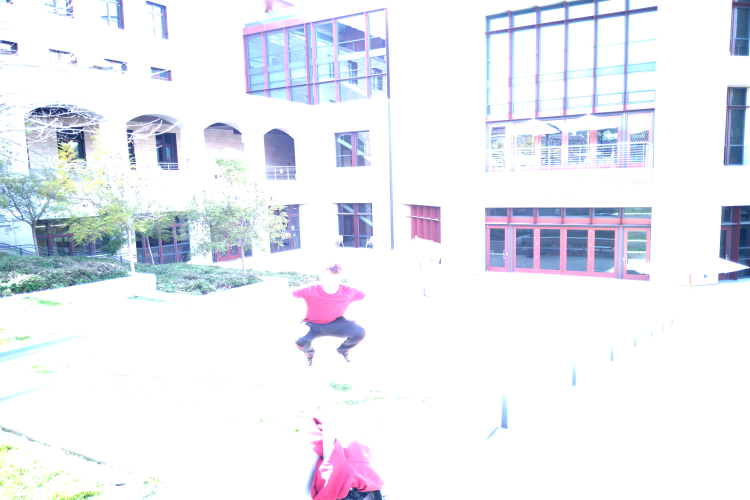
%> input picture Scenes_ours/016/d3.tif, 1500 x 1000 px, given in place of s1.tif, which was not available (shown at 1/2 size)
$ octave StaticHDRBlendingFormation.m   (GNU Octave 9; MATLAB toolbox functions it lacks are replaced by stand-ins)
%> lines starting %> are read from the running program, lines starting %| are printed output that depends on the picture; pictures that were not available may be replaced by others from this repository, and a replacement may not be noted
clear; clc;

% Creates the static HDR image using the method used in Deep High Dynamic Range Imaging of Dynamic Scenes

for s = 1:16
    if s <=9
        sceneName = ['00', num2str(s)];
    else
        sceneName = ['0', num2str(s)];
    end

    I1 = im2double(imread(['Scenes_ours/', sceneName, '/s1.tif']));
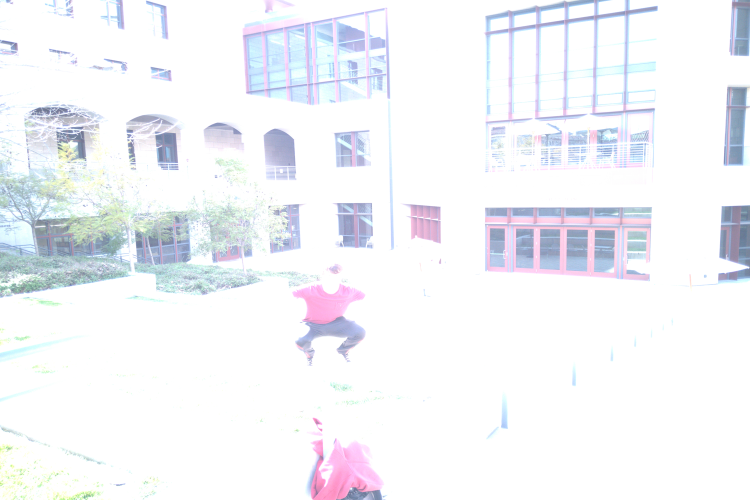
%> I1: size 1000x1500x3 double (shown at 1/2 size); mean R, G, B 0.951, 0.957, 0.974
    I2 = im2double(imread(['Scenes_ours/', sceneName, '/s2.tif']));
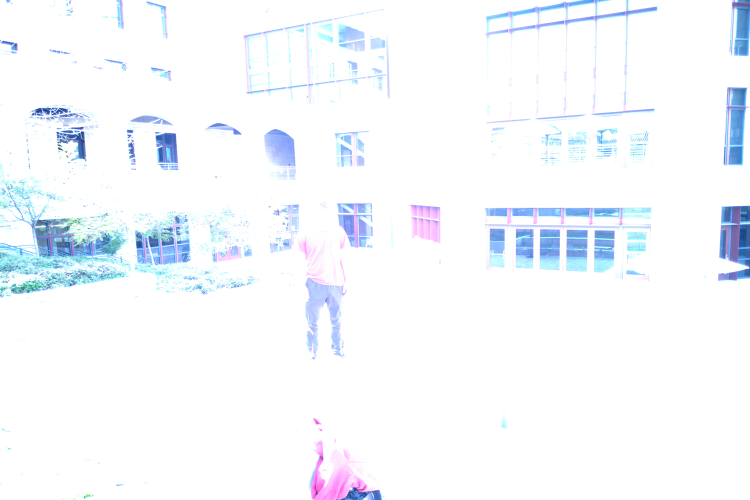
%> input picture Scenes_ours/016/s3.tif, 1500 x 1000 px, given in place of s2.tif, which was not available (shown at 1/2 size)
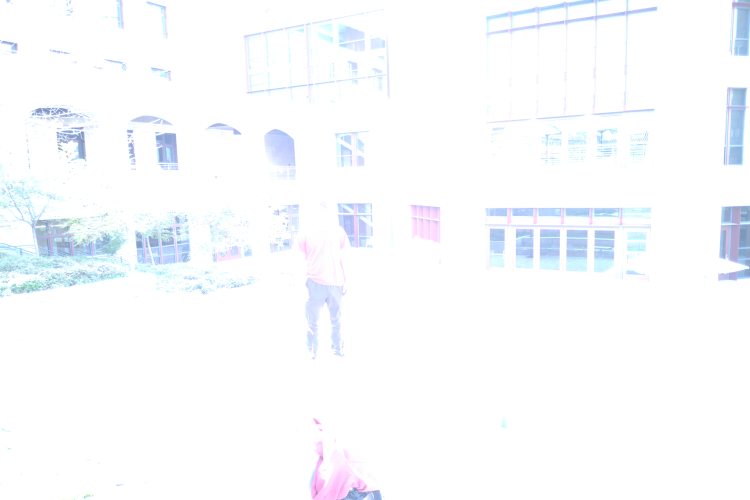
%> I2: size 1000x1500x3 double (shown at 1/2 size); mean R, G, B 0.978, 0.986, 0.996
    I3 = im2double(imread(['Scenes_ours/', sceneName, '/s3.tif']));

    I1 = I1.^(1/2.2);
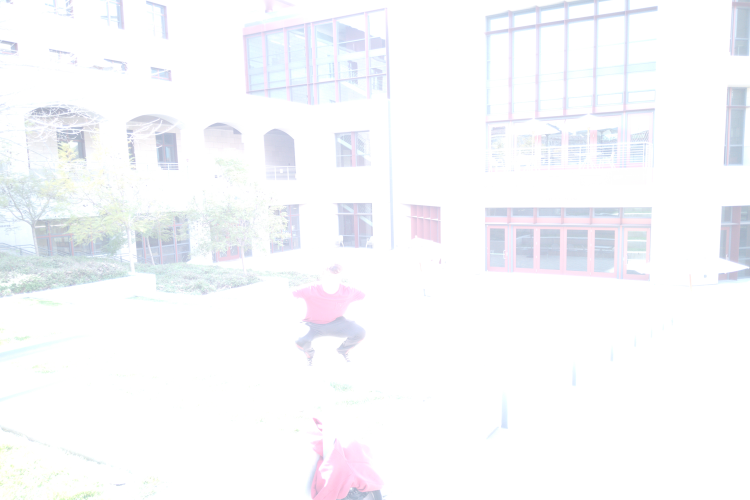
%> I1: size 1000x1500x3 double (shown at 1/2 size); mean R, G, B 0.976, 0.979, 0.987
    I2 = I2.^(1/2.2);
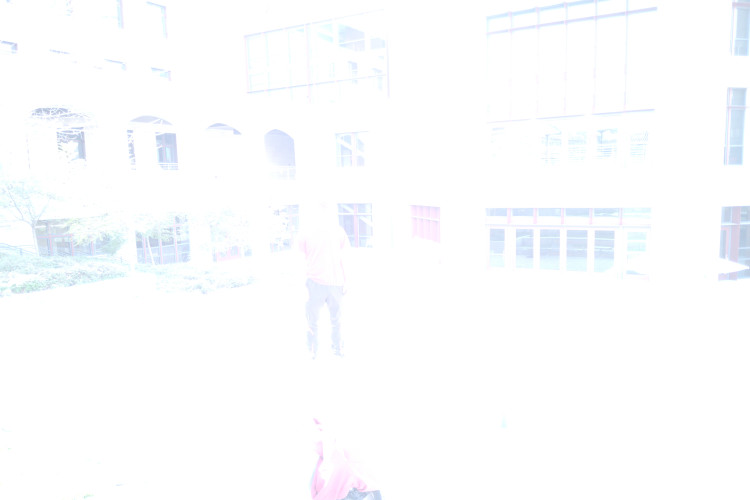
%> I2: size 1000x1500x3 double (shown at 1/2 size); mean R, G, B 0.989, 0.993, 0.998
    I3 = I3.^(1/2.2);

    G1 = @(x) ((x <= 0.5) + (x>0.5).*(-2*x + 2));
    G2 = @(x) ((x <= 0.5).*(2*x) + (x>0.5).*(-2*x + 2));
    G3 = @(x) ((x <= 0.5).*(2*x) + (x>0.5));
    alpha1 = 1 - G1(I2);
    alpha2 = G2(I2);
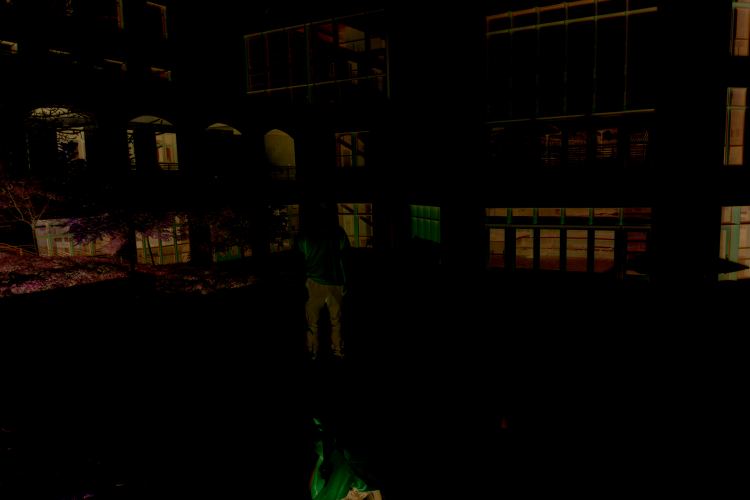
%> alpha2: size 1000x1500x3 double (shown at 1/2 size); mean R, G, B 0.0217, 0.0138, 0.00378
    alpha3 = 1 - G3(I2);
%> alpha3: size 1000x1500x3 double; every value is 0

    alpha_total = alpha1 + alpha2 + alpha3;
%> alpha_total: size 1000x1500x3 double; every value is 1

    H_1 = (I1/1).^(2.2);
    H_2 = (I2/4).^(2.2);
    H_3 = (I3/16).^(2.2);

    H = (alpha1 .* H_1 + alpha2 .* H_2 + alpha3 .* H_3) ./ alpha_total;
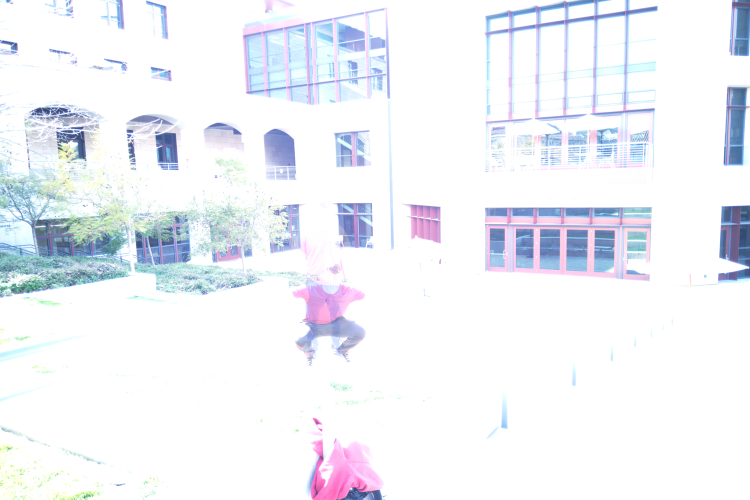
%> H: size 1000x1500x3 double (shown at 1/2 size); mean R, G, B 0.939, 0.948, 0.971

    mu = 5000;
    T = log(1 + mu * H)/log(1 + 5000);

    imshow(T)
    hdrwrite(T,['Scenes_ours/', sceneName, '/HDRImg.hdr']);
%> (this line was passed over: hdrwrite is not available in this run)
    imshow(hdrread(['Scenes_ours/', sceneName, '/HDRImg.hdr']));
%> (this line was passed over: hdrread is not available in this run)
%> (the run ends here)
